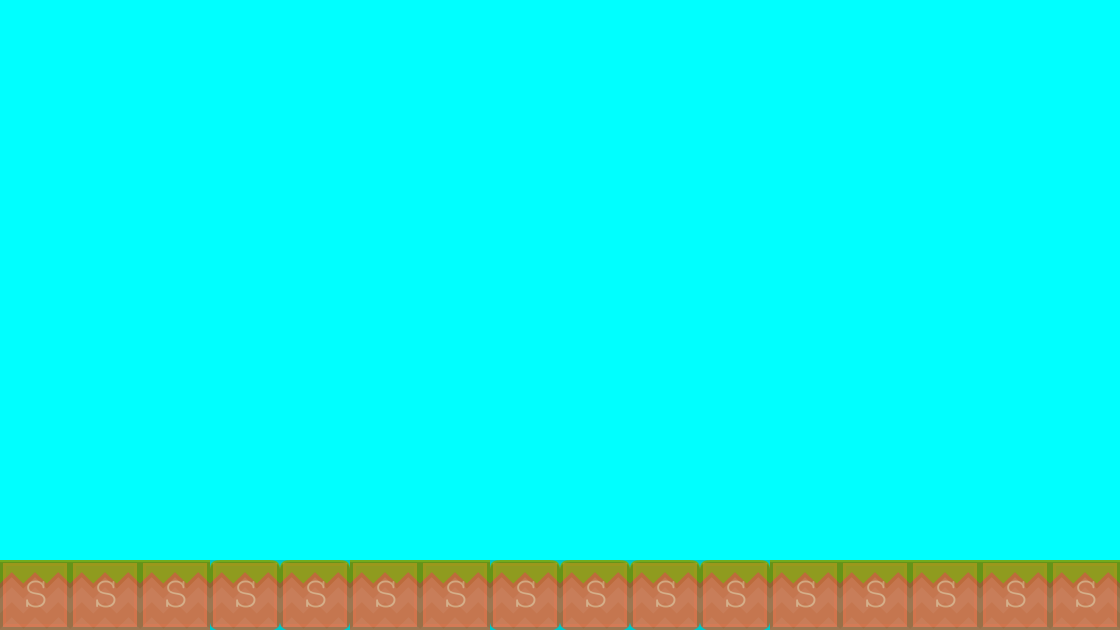

Below is a game level as drawn by its tile map, then a one-line description and the .tmx that defines it (tile-layer data replaced by summaries):
An orthogonal 16x9 tile map with 70x70 px tiles, 2 tile layers (background, collision), 2 tilesets.

<map version="1.0" orientation="orthogonal" width="16" height="9" tilewidth="70" tileheight="70" backgroundcolor="#00ffff">
 <tileset firstgid="1" name="background-tiles" tilewidth="70" tileheight="70">
  <image source="../img/background-tiles.png" width="910" height="910" />
 </tileset>
 <tileset firstgid="170" name="meta-tiles" tilewidth="70" tileheight="70">
  <properties>
   <property name="type" value="Solid" />
  </properties>
  <image source="../img/meta-tiles.png" width="350" height="70" />
  <tile id="4">
   <properties>
    <property name="type" value="solid" />
   </properties>
  </tile>
 </tileset>
 <layer name="background" width="16" height="9">
  <data>[144 cells, 16 non-empty, 2 distinct tile ids]</data>
 </layer>
 <layer name="collision" width="16" height="9" opacity="0.22">
  <data>[144 cells, 16 non-empty, 1 distinct tile ids]</data>
 </layer>
</map>
